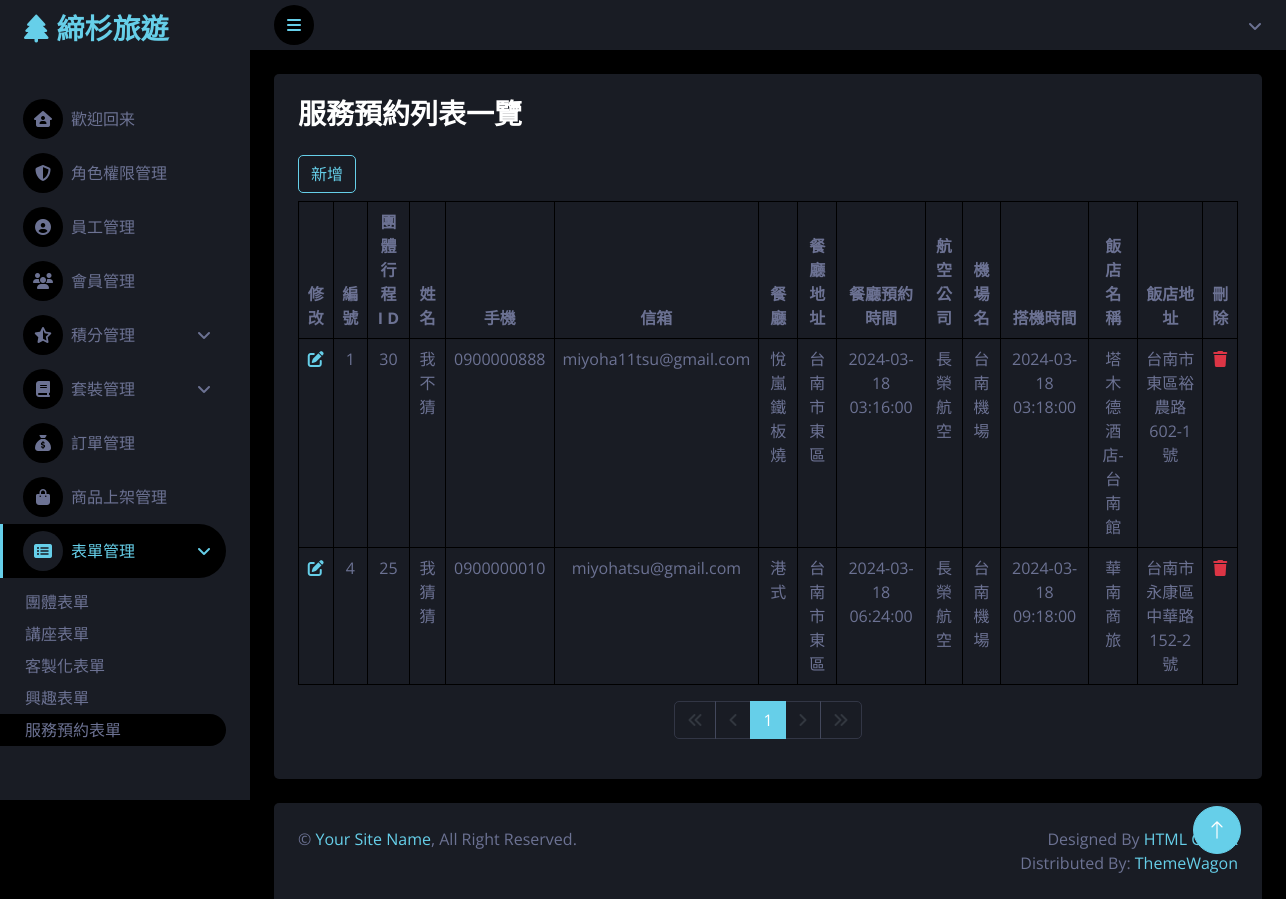
The app's page /serve_form/serve_list.php, older data.
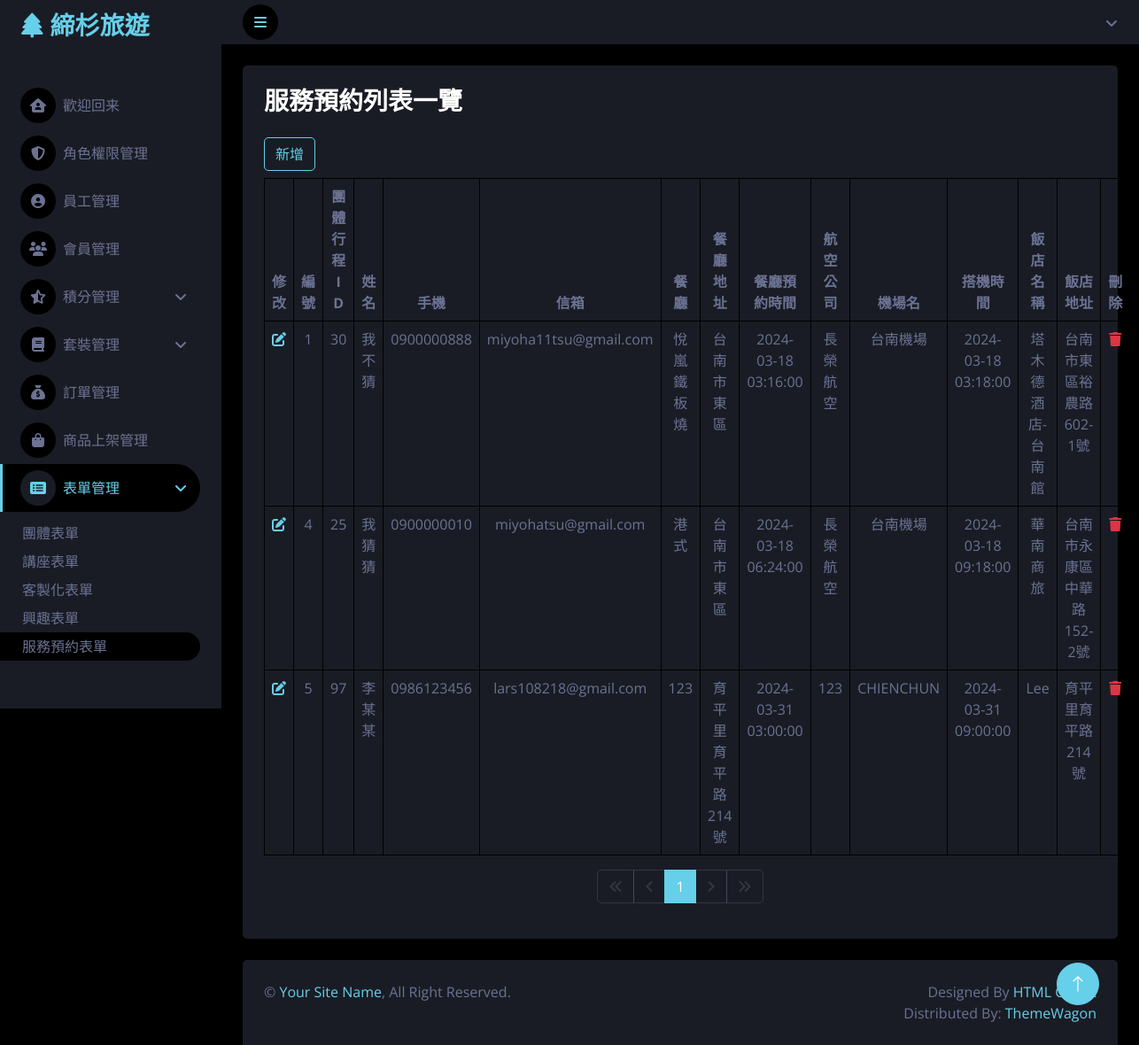
The same page, newer data.
### tables this page shows
CREATE TABLE `serve_list` (
  `sid` int(4) NOT NULL COMMENT '起頭編號',
  `group_id` varchar(5) NOT NULL COMMENT '團體行程ID',
  `name` varchar(4) NOT NULL COMMENT '姓名',
  `mobile` varchar(10) NOT NULL COMMENT '手機',
  `email` text NOT NULL COMMENT '信箱',
  `serveitem` text NOT NULL COMMENT '服務項目',
  `restaurant` text NOT NULL COMMENT '餐廳',
  `restaurantaddress` text NOT NULL COMMENT '餐廳地址',
  `restauranttime` timestamp NOT NULL DEFAULT current_timestamp() ON UPDATE current_timestamp() COMMENT '餐廳預約時間',
  `restaurantpeople` varchar(2) NOT NULL COMMENT '餐廳人數',
  `airline` text NOT NULL COMMENT '航空公司',
  `airportplace` text NOT NULL COMMENT '機場地點',
  `airporttime` timestamp NOT NULL DEFAULT current_timestamp() ON UPDATE current_timestamp() COMMENT '機場時間',
  `airportpeople` varchar(2) NOT NULL COMMENT '機場人數',
  `consultation` text NOT NULL COMMENT '專人諮詢',
  `consultation question` text NOT NULL COMMENT '諮詢問題',
  `consultationtime` text NOT NULL COMMENT '諮詢時間',
  `contact` text NOT NULL COMMENT '諮詢聯絡方式',
  `hotelname` text NOT NULL COMMENT '飯店名稱',
  `hoteladdress` text NOT NULL COMMENT '飯店地址'
);

### serve_form/serve_list.php (the view, shortened to what the changed rows need)
<?php
require '../parts/form_pdo-connect.php';
$isAbled = $_SESSION['permission']['form'] == 'view' ? 'disabled' : '';
?>
<?php include '../parts/html-head.php' ?>
<?php include '../parts/spinner.php' ?>
<?php include '../parts/navbar.php' ?>
<?php
$page = isset($_GET['page']) ? intval($_GET['page']) : 1;
$perPage = 5;
$t_sql = "SELECT COUNT(1) FROM serve_list";
$t_stmt = $pdo->query($t_sql);
$totalRows = $t_stmt->fetch(PDO::FETCH_NUM)[0];
$totalPages = ceil($totalRows / $perPage);
$sql = sprintf("SELECT * FROM serve_list LIMIT %s, %s", ($page - 1) * $perPage, $perPage);
$rows = $pdo->query($sql)->fetchAll();
?>
<div class="container-fluid pt-4 px-4" id="pills-tabContent">
    <div class="tab-pane fade show active" id="pills-home" role="tabpanel" aria-labelledby="pills-home-tab" tabindex="0">
        <div class="bg-secondary rounded h-100 p-4 ">
            <table class="table table-bordered table-hover">
                <thead>
                    <tr>
                        <th class="text-center">修改</th>
                        <th class="text-center">編號</th>
                        <th class="text-center">團體行程 I D</th>
                        <th class="text-center">姓名</th>
                        <th class="text-center">手機</th>
                        <th class="text-center">信箱</th>
                        <th class="text-center">餐廳</th>
                        <th class="text-center">餐廳地址</th>
                        <th class="text-center">餐廳預約時間</th>
                        <th class="text-center">航空公司</th>
                        <th class="text-center">機場名</th>
                        <th class="text-center">搭機時間</th>
                        <th class="text-center">飯店名稱</th>
                        <th class="text-center">飯店地址</th>
                        <th class="text-center">刪除</th>
                    </tr>
                </thead>
                <tbody>
                    <?php foreach ($rows as $r) : ?>
                        <tr>
                            <td class="text-center"><a href="serve_edit.php?sid=<?= $r['sid'] ?>" class="<?= $isAbled ?>"><i class="fa-solid fa-pen-to-square"></i></a></td>
                            <td class="text-center"><?= $r['sid'] ?></td>
                            <td class="text-center"><?= $r['group_id'] ?></td>
                            <td class="text-center"><?= $r['name'] ?></td>
                            <td class="text-center"><?= $r['mobile'] ?></td>
                            <td class="text-center"><?= $r['email'] ?></td>
                            <td class="text-center"><?= $r['restaurant'] ?></td>
                            <td class="text-center"><?= $r['restaurantaddress'] ?></td>
                            <td class="text-center"><?= $r['restauranttime'] ?></td>
                            <td class="text-center"><?= $r['airline'] ?></td>
                            <td class="text-center"><?= $r['airportplace'] ?></td>
                            <td class="text-center"><?= $r['airporttime'] ?></td>
                            <td class="text-center"><?= $r['hotelname'] ?></td>
                            <td class="text-center"><?= $r['hoteladdress'] ?></td>
                            <td class="text-center"><a href="serve_delete.php?sid=<?= $r['sid'] ?>" class="<?= $isAbled ?>"><i class="fa-solid fa-trash text-danger"></i></a></td>
                        </tr>
                    <?php endforeach ?>
                </tbody>
            </table>
            <nav aria-label="Page navigation example">
                <ul class="pagination justify-content-center">
                    <?php for ($i = $page - 3; $i <= $page + 3; $i++) : ?>
                        <?php if ($i >= 1 and $i <= $totalPages) : ?>
                            <li class="page-item <?= $i != $page ?: 'active' ?>">
                                <a class="page-link <?= $i != $page ? 'bg-secondary border-light' : 'active' ?>" href="?page=<?= $i ?>"><?= $i ?></a>
                            </li>
                        <?php endif ?>
                    <?php endfor ?>
                </ul>
            </nav>
        </div>
    </div>
</div>
<?php include '../parts/footer.php' ?>
<?php include '../parts/html-foot.php' ?>

Row changes from the older to the newer data that the page shows:
added serve_list: sid "5", group "97", name "李某某", mobile "0986123456", email "lars108218@gmail.com", restaurant "123", restaurantaddress "育平里育平路214號", restauranttime "2024-03-31 03:00:00", airline "123", airportplace "CHIENCHUN", airporttime "2024-03-31 09:00:00", hotelname "Lee", hoteladdress "育平里育平路214號"
